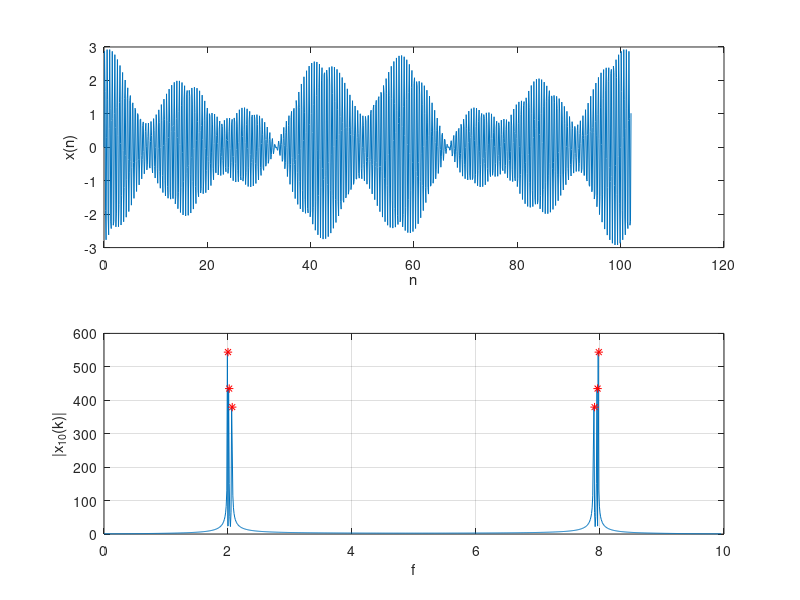

This figure's MATLAB source:
f1 = 2;
f2 = 2.02;
f3 = 2.07;

t = 0:0.1:102;
N = 1025;
f = t / N * 100;

x = sin(2 * pi * f1 * t) + sin(2 * pi * f2 * t) + sin(2 * pi * f3 * t);
X = fft(x);

subplot(2, 1, 1);
plot(t, x);
xlabel('n');
ylabel('x(n)');

subplot(2, 1, 2);
[pks, locs] = findpeaks(abs(X));
plot(f, abs(X), (locs / 10) / N * 100, pks, 'r*');
ylabel('|x_{10}(k)|');
xlabel('f');
grid on;
